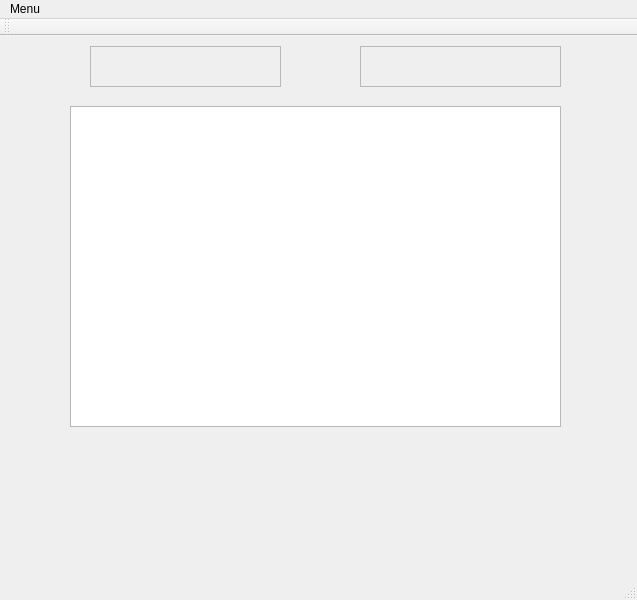
<?xml version="1.0" encoding="UTF-8"?>
<ui version="4.0">
 <class>ProprietaireGuiClass</class>
 <widget class="QMainWindow" name="ProprietaireGuiClass">
  <property name="geometry">
   <rect>
    <x>0</x>
    <y>0</y>
    <width>637</width>
    <height>600</height>
   </rect>
  </property>
  <property name="windowTitle">
   <string>MainWindow</string>
  </property>
  <widget class="QWidget" name="centralwidget">
   <widget class="QPlainTextEdit" name="plainTextEditAfficherNom">
    <property name="enabled">
     <bool>false</bool>
    </property>
    <property name="geometry">
     <rect>
      <x>90</x>
      <y>10</y>
      <width>191</width>
      <height>41</height>
     </rect>
    </property>
   </widget>
   <widget class="QPlainTextEdit" name="plainTextEditAfficherPrenom">
    <property name="enabled">
     <bool>false</bool>
    </property>
    <property name="geometry">
     <rect>
      <x>360</x>
      <y>10</y>
      <width>201</width>
      <height>41</height>
     </rect>
    </property>
   </widget>
   <widget class="QTextEdit" name="textEdit">
    <property name="geometry">
     <rect>
      <x>70</x>
      <y>70</y>
      <width>491</width>
      <height>321</height>
     </rect>
    </property>
    <property name="readOnly">
     <bool>true</bool>
    </property>
   </widget>
  </widget>
  <widget class="QMenuBar" name="menubar">
   <property name="geometry">
    <rect>
     <x>0</x>
     <y>0</y>
     <width>637</width>
     <height>25</height>
    </rect>
   </property>
   <widget class="QMenu" name="menuMenu">
    <property name="title">
     <string>Menu</string>
    </property>
    <widget class="QMenu" name="menuAJouterVehicule">
     <property name="enabled">
      <bool>true</bool>
     </property>
     <property name="title">
      <string>AJouterVehicule</string>
     </property>
     <addaction name="actionAJouterCamion"/>
     <addaction name="actionAjouterVehiculePromenade"/>
    </widget>
    <addaction name="separator"/>
    <addaction name="menuAJouterVehicule"/>
    <addaction name="actionSupprimerVehicule"/>
    <addaction name="actionQuitter"/>
   </widget>
   <addaction name="menuMenu"/>
  </widget>
  <widget class="QStatusBar" name="statusbar"/>
  <widget class="QToolBar" name="toolBar">
   <property name="windowTitle">
    <string>toolBar</string>
   </property>
   <attribute name="toolBarArea">
    <enum>TopToolBarArea</enum>
   </attribute>
   <attribute name="toolBarBreak">
    <bool>false</bool>
   </attribute>
  </widget>
  <action name="actionSupprimerVehicule">
   <property name="enabled">
    <bool>true</bool>
   </property>
   <property name="text">
    <string>SupprimerVehicule</string>
   </property>
  </action>
  <action name="actionQuitter">
   <property name="text">
    <string>Quitter</string>
   </property>
  </action>
  <action name="actionAJouterCamion">
   <property name="text">
    <string>AJouterCamion</string>
   </property>
  </action>
  <action name="actionAjouterVehiculePromenade">
   <property name="text">
    <string>AjouterVehiculePromenade</string>
   </property>
  </action>
 </widget>
 <resources/>
 <connections>
  <connection>
   <sender>actionQuitter</sender>
   <signal>triggered()</signal>
   <receiver>ProprietaireGuiClass</receiver>
   <slot>close()</slot>
   <hints>
    <hint type="sourcelabel">
     <x>-1</x>
     <y>-1</y>
    </hint>
    <hint type="destinationlabel">
     <x>399</x>
     <y>299</y>
    </hint>
   </hints>
  </connection>
  <connection>
   <sender>actionAJouterCamion</sender>
   <signal>triggered()</signal>
   <receiver>ProprietaireGuiClass</receiver>
   <slot>dialogAjouterCamion()</slot>
   <hints>
    <hint type="sourcelabel">
     <x>-1</x>
     <y>-1</y>
    </hint>
    <hint type="destinationlabel">
     <x>318</x>
     <y>299</y>
    </hint>
   </hints>
  </connection>
  <connection>
   <sender>actionAjouterVehiculePromenade</sender>
   <signal>triggered()</signal>
   <receiver>ProprietaireGuiClass</receiver>
   <slot>dialogAjouterVehiculePromenade()</slot>
   <hints>
    <hint type="sourcelabel">
     <x>-1</x>
     <y>-1</y>
    </hint>
    <hint type="destinationlabel">
     <x>318</x>
     <y>299</y>
    </hint>
   </hints>
  </connection>
  <connection>
   <sender>actionSupprimerVehicule</sender>
   <signal>triggered()</signal>
   <receiver>ProprietaireGuiClass</receiver>
   <slot>dialogSupprimerVehicule()</slot>
   <hints>
    <hint type="sourcelabel">
     <x>-1</x>
     <y>-1</y>
    </hint>
    <hint type="destinationlabel">
     <x>318</x>
     <y>299</y>
    </hint>
   </hints>
  </connection>
 </connections>
 <slots>
  <slot>ajouterProprietaire()</slot>
  <slot>dialogAjouterCamion()</slot>
  <slot>dialogAjouterVehiculePromenade()</slot>
  <slot>afficherListeVehicule()</slot>
  <slot>dialogSupprimerVehicule()</slot>
 </slots>
</ui>
